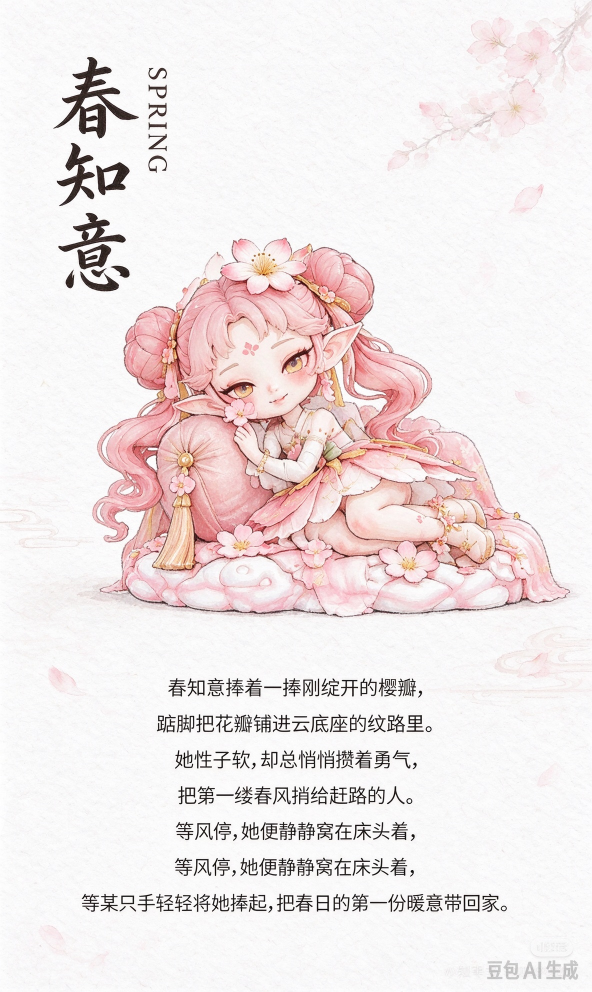
#> input picture assets/cards/spring_card.png, 1184 x 1984 px (shown at 1/2 size); the run also reads 2 pictures not shown here
$ python make_spring_test_card.py
#> lines starting #> are read from the running program, lines starting #| are printed output that depends on the picture
"""Build a print-matched spring tracking candidate without touching the supplied artwork."""
from pathlib import Path
import math
import random
from PIL import Image, ImageDraw

ROOT = Path(__file__).resolve().parents[1]
SOURCE = ROOT / "assets/cards/spring_card.png"
OUTPUT = ROOT / "derived/cards/spring_track_v1.png"


def make_card():
    original = Image.open(SOURCE).convert("RGB")
    margin = 110
    width, height = original.size
#> width = 1184; height = 1984
    card = Image.new("RGB", (width + 2 * margin, height + 2 * margin), "#faece4")
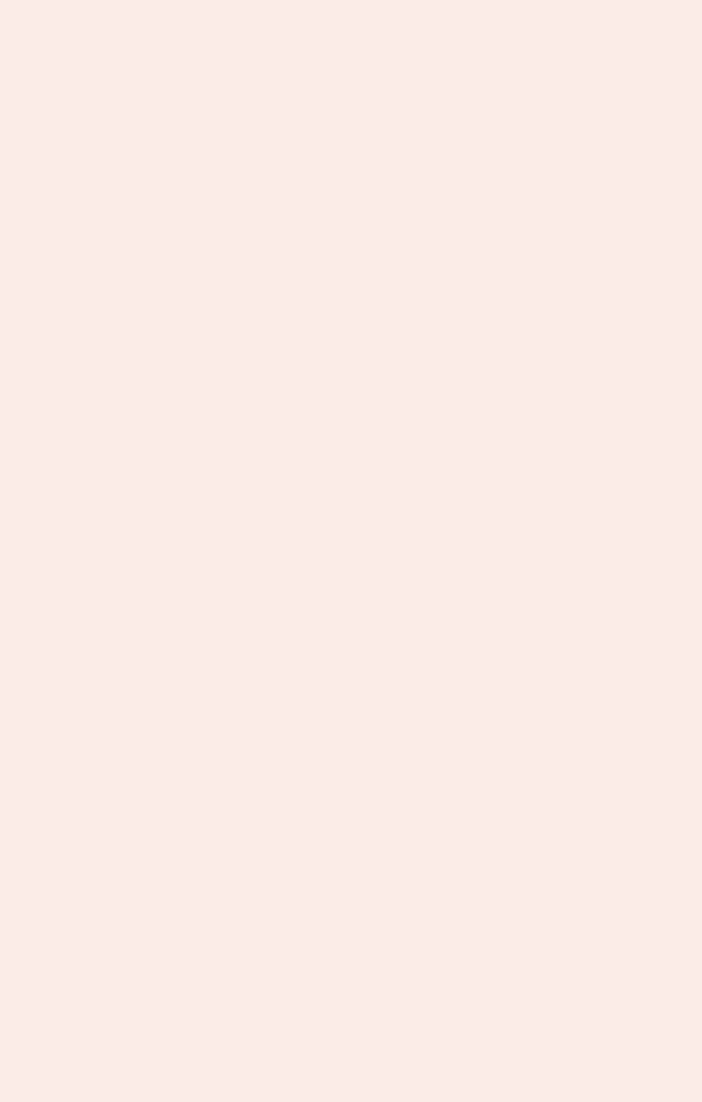
#> card: PIL image 1404x2204 RGB (shown at 1/2 size); mean R, G, B 250, 236, 228
    ink = ImageDraw.Draw(card)
    rng = random.Random(520)
    # Uneven branch silhouettes give each edge its own grayscale landmarks.
    palette = ["#503144", "#703a50", "#97546a", "#bb7984", "#81455a"]
    for start_y in range(-40, card.height + 120, 104):
        for edge in (0, card.width):
            direction = 1 if edge == 0 else -1
            origin = (edge, start_y + rng.randint(-30, 30))
            draw_sprig(ink, rng, origin, direction, palette)
    for start_x in range(-40, card.width + 120, 105):
        for edge in (0, card.height):
            origin = (start_x + rng.randint(-22, 22), edge)
            draw_sprig(ink, rng, origin, 1 if edge == 0 else -1, palette, vertical=True)
    ink.rectangle((margin - 4, margin - 4, width + margin + 3, height + margin + 3),
                  outline="#855064", width=4)
    card.paste(original, (margin, margin))
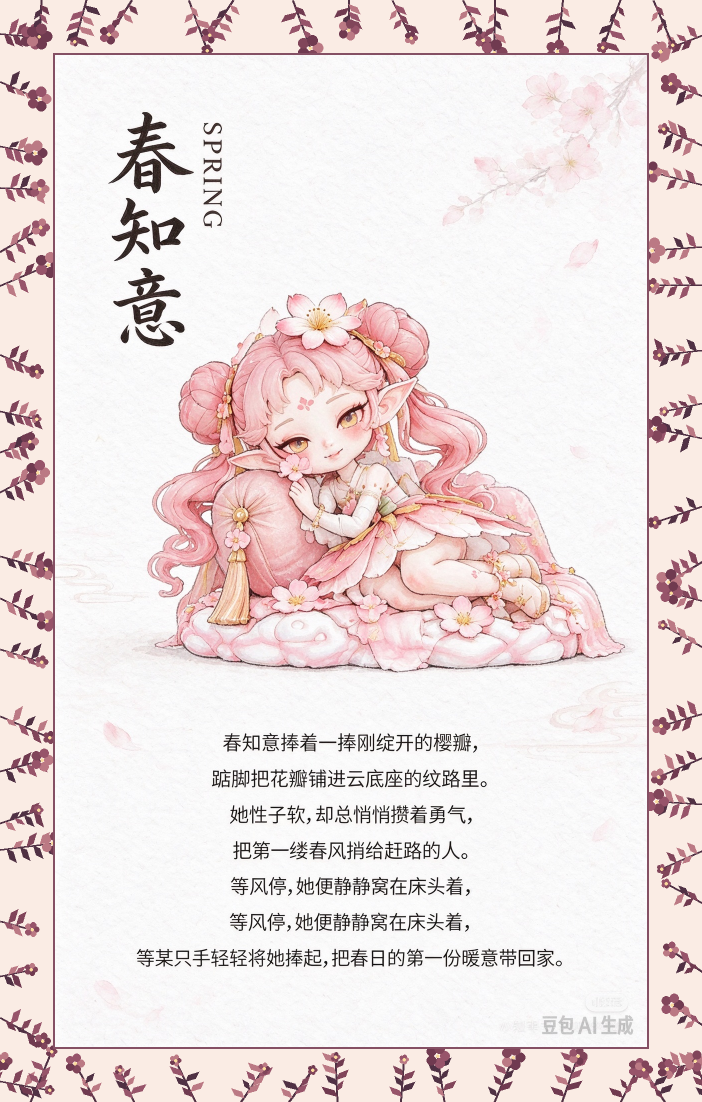
#> card: PIL image 1404x2204 RGB (shown at 1/2 size); mean R, G, B 236.1, 223.8, 223.1
    return card


def draw_sprig(ink, rng, origin, direction, palette, vertical=False):
    length = rng.uniform(58, 106)
    lean = rng.uniform(-48, 48)

    def point(x, y):
        if vertical:
            x, y = y, x
        return round(origin[0] + x * direction), round(origin[1] + y * direction)

    ink.line([origin, point(length, lean)], fill=palette[0], width=4)
    for i in range(rng.randint(4, 7)):
        along = (i + 1) / 8
        x, y = length * along, lean * along
        tip = rng.uniform(12, 32) * (-1 if i % 2 else 1)
        ink.polygon([point(x, y), point(x + 6, y + tip * .75),
                     point(x + 20, y + tip), point(x + 13, y + tip * .2)],
                    fill=rng.choice(palette))
    cx, cy = point(length, lean)
    radius = rng.randint(6, 16)
    for i in range(5):
        angle = i * math.tau / 5
        x, y = cx + radius * math.cos(angle), cy + radius * math.sin(angle)
        ink.ellipse((x - radius * .65, y - radius * .65,
                     x + radius * .65, y + radius * .65), fill=rng.choice(palette[1:]))
    ink.ellipse((cx - 3, cy - 3, cx + 3, cy + 3), fill="#fbdb9d")


def make_square_card(source_path=SOURCE, seed=419, palette=None):
    # An irregular ink border supplies differently sized grayscale corners.
#> called with seed = 419
    rng = random.Random(seed)
    sheet = Image.new("RGB", (800, 800), "#fff4eb")
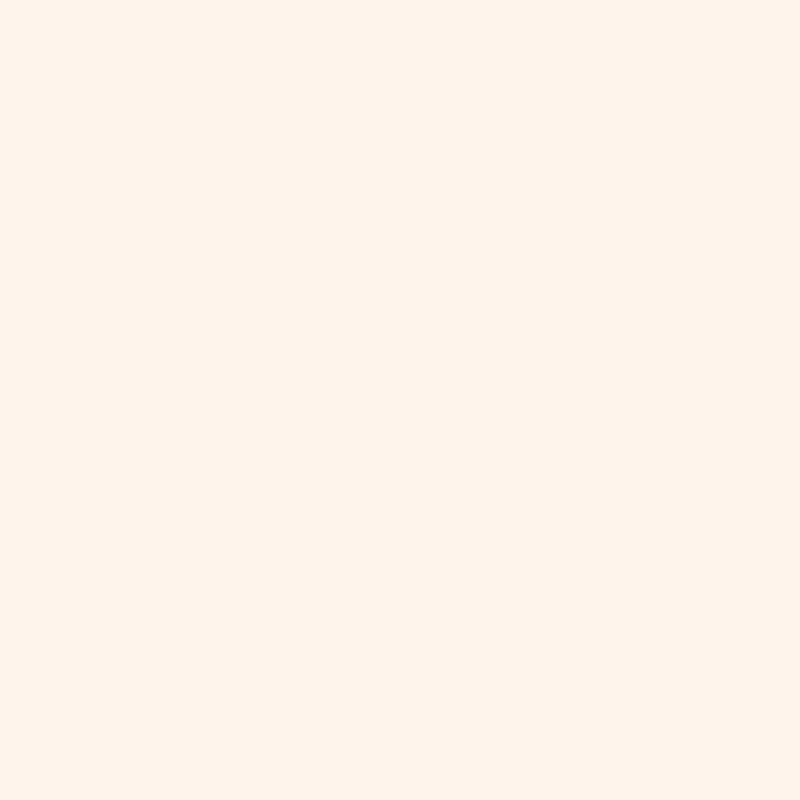
#> sheet: PIL image 800x800 RGB; mean R, G, B 255, 244, 235
    ink = ImageDraw.Draw(sheet)
    for _ in range(5000):
        x, y = rng.randrange(-20, 800), rng.randrange(-15, 800)
        size, value = rng.randrange(3, 22), rng.randrange(255)
        color = (int(45 + value * .8), int(18 + value * .8), int(38 + value * .76))
        points = [(x + rng.randrange(-size, size), y + rng.randrange(-size, size))
                  for _ in range(rng.randrange(3, 8))]
        if palette:
            dark, light = palette
            color = tuple(round(a + (b-a)*value/254) for a,b in zip(dark,light))
        ink.polygon(points, fill=color)
    with Image.open(source_path) as source:
#> source is the input picture: PIL image 1184x1984 RGBA; mean R, G, B, A 239.8, 231, 230.7, 255
        original = source.convert("RGB")
    original.thumbnail((520, 720))
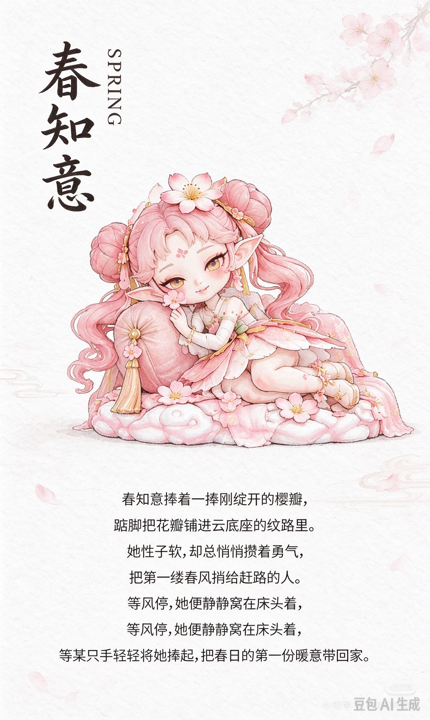
#> original: PIL image 430x720 RGB; mean R, G, B 239.8, 230.9, 230.7
    sheet.paste(original, ((800 - original.width) // 2, (800 - original.height) // 2))
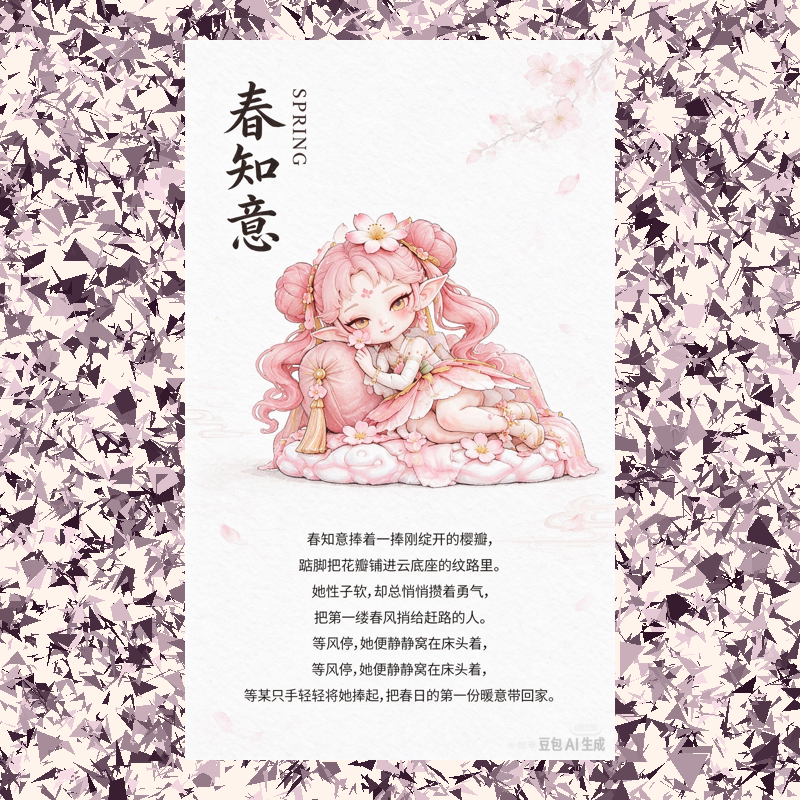
#> sheet: PIL image 800x800 RGB; mean R, G, B 217.2, 202.7, 204.7
    return sheet


def save_variant(card, output):
    output.parent.mkdir(parents=True, exist_ok=True)
    if output.exists():
        with Image.open(output) as existing:
            if existing.convert("RGB").tobytes() != card.tobytes() or existing.size != card.size:
                raise SystemExit("Output differs; choose a new versioned filename.")
    else:
        card.save(output)


if __name__ == "__main__":
    save_variant(make_card(), OUTPUT)
    save_variant(make_square_card(), OUTPUT.with_name("spring_track_v2.png"))

    for season, seed, palette in [
        ("summer", 702, ((14,48,39),(237,249,218))),
        ("autumn", 1004, ((65,28,10),(253,226,177))),
        ("winter", 1221, ((21,31,65),(224,242,255))),
    ]:
        source = SOURCE.with_name(season + "_card.png")
        save_variant(make_square_card(source,seed,palette), OUTPUT.with_name(season + "_track_v1.png"))
#> (the run stopped early here; a loop or call above may not have finished)
